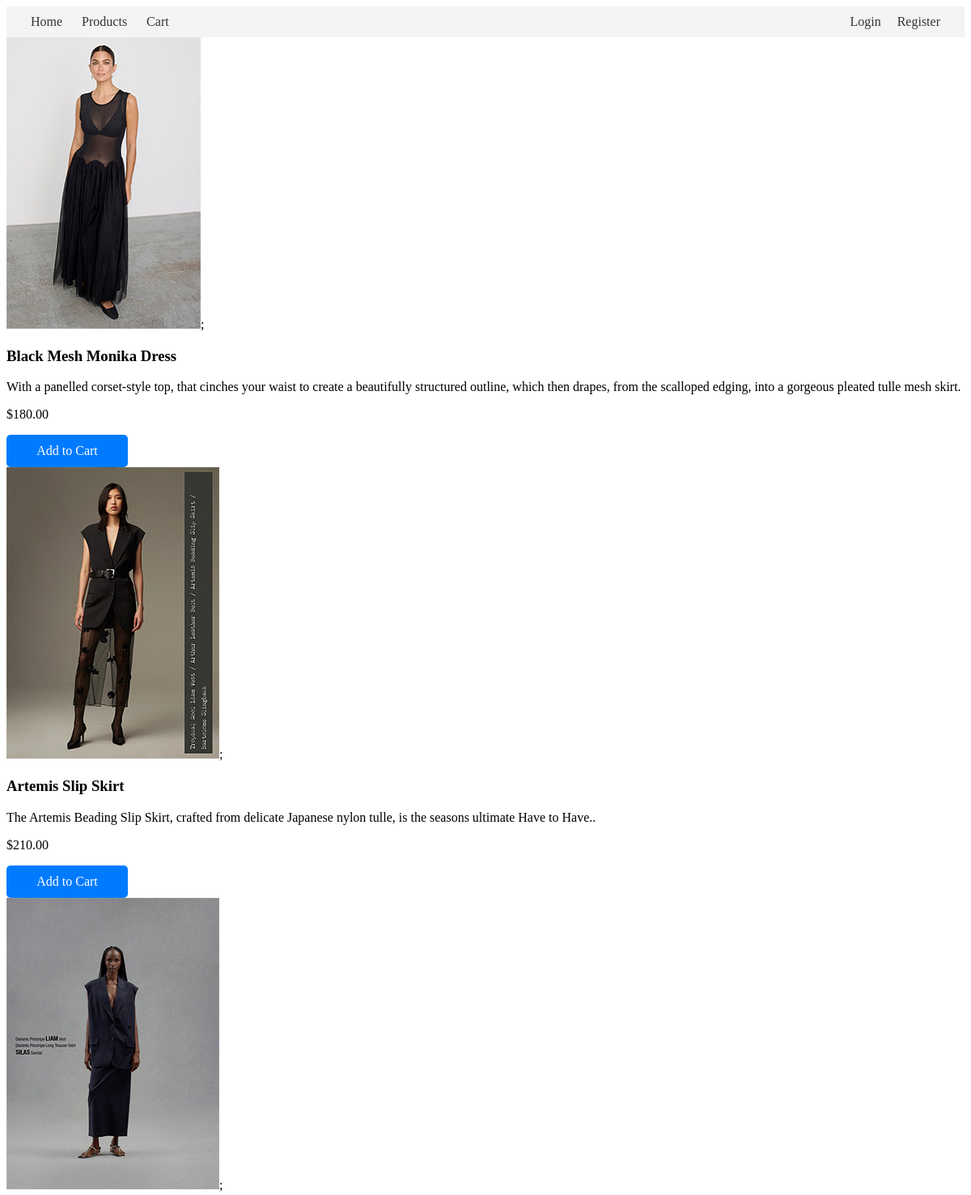
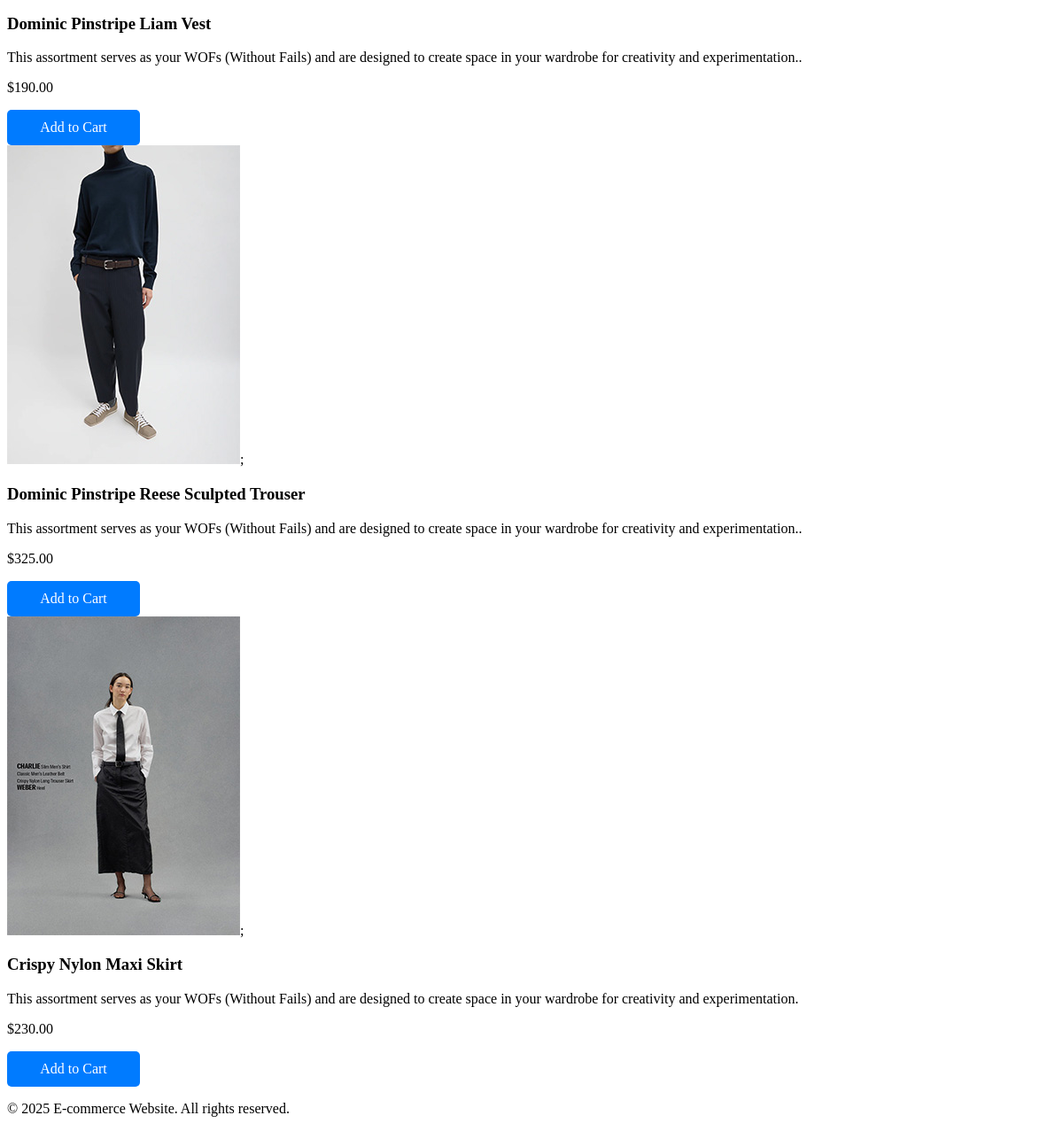
The app's page /ecommerce_jsk/products.php with its own data (2 pictures, top to bottom).
### tables this page shows
CREATE TABLE products (
    id INT AUTO_INCREMENT PRIMARY KEY,
    name VARCHAR(100),
    description TEXT,
    price DECIMAL(10, 2),
    image VARCHAR(255),
    created_at TIMESTAMP DEFAULT CURRENT_TIMESTAMP
);

### ecommerce_jsk/products.php (the view)
<?php
include 'includes/header.php';
include 'includes/db.php';
$result = $conn->query("SELECT * FROM products");
while ($row = $result->fetch_assoc()):
?>
    <div class="product">
        <?php echo '<img src="' . $row['image'] . '" alt="' . $row['name'] . '">' ?>;
        <h3><?php echo $row['name']; ?></h3>
        <p><?php echo $row['description']; ?></p>
        <p>$<?php echo $row['price']; ?></p>
        <a href="cart.php?add=<?php echo $row['id']; ?>" style="display: inline-block; width: 150px; height: 40px; text-align: center; line-height: 40px; background-color: #007bff; color: white; text-decoration: none; border-radius: 5px;">Add to Cart</a>
        </div>
<?php endwhile; ?>
<?php include 'includes/footer.php'; ?>

### ecommerce_jsk/includes/header.php (shortened to what this page needs)
<!DOCTYPE html>
<html lang="en">
<head>
    <link rel="stylesheet" href="css/styles.css">
</head>
<body>
    <nav>
    <div class="nav-left">
            <a href="index.php">Home</a>
            <a href="products.php">Products</a>
            <a href="cart.php">Cart</a>
        </div>
        <div class="nav-right">
            <?php if (isset($_COOKIE['user_name'])): ?>
                <span class="username">
                    Hello, <?php echo htmlspecialchars($_COOKIE['user_name']); ?>!
                </span>
                <a href="logout.php">Logout</a>
            <?php else: ?>
                <a href="login.php">Login</a>
                <a href="register.php">Register</a>
            <?php endif; ?>
        </div>
    </nav>

### ecommerce_jsk/includes/footer.php
<footer>
        <p>&copy; 2025 E-commerce Website. All rights reserved.</p>
    </footer>
</body>
</html>

### ecommerce_jsk/css/styles.css (style rules this page uses)
nav { display: flex; justify-content: space-between; align-items: center; background-color: #f4f4f4; padding: 10px 20px; }
nav a { margin: 0 10px; text-decoration: none; color: #333; }
.nav-right { margin-left: auto; display: flex; align-items: center; }

### records on screen
products: image (picture), name "Black Mesh Monika Dress", description "With a panelled corset-style top, that cinches your waist to create a beautifully structured outline, which then drapes, from the scalloped edging, into a gorgeous pleated tulle mesh skirt.", price "180.00", $row['id'] 1 (drawn)
products: image (picture), name "Artemis Slip Skirt", description "The Artemis Beading Slip Skirt, crafted from delicate Japanese nylon tulle, is the seasons ultimate Have to Have..", price "210.00"
products: image (picture), name "Dominic Pinstripe Liam Vest", description "This assortment serves as your WOFs (Without Fails) and are designed to create space in your wardrobe for creativity and experimentation..", price "190.00"
products: image (picture), name "Dominic Pinstripe Reese Sculpted Trouser", description "This assortment serves as your WOFs (Without Fails) and are designed to create space in your wardrobe for creativity and experimentation..", price "325.00", $row['id'] 4 (drawn)
products: image (picture), name "Crispy Nylon Maxi Skirt", description "This assortment serves as your WOFs (Without Fails) and are designed to create space in your wardrobe for creativity and experimentation.", price "230.00"
